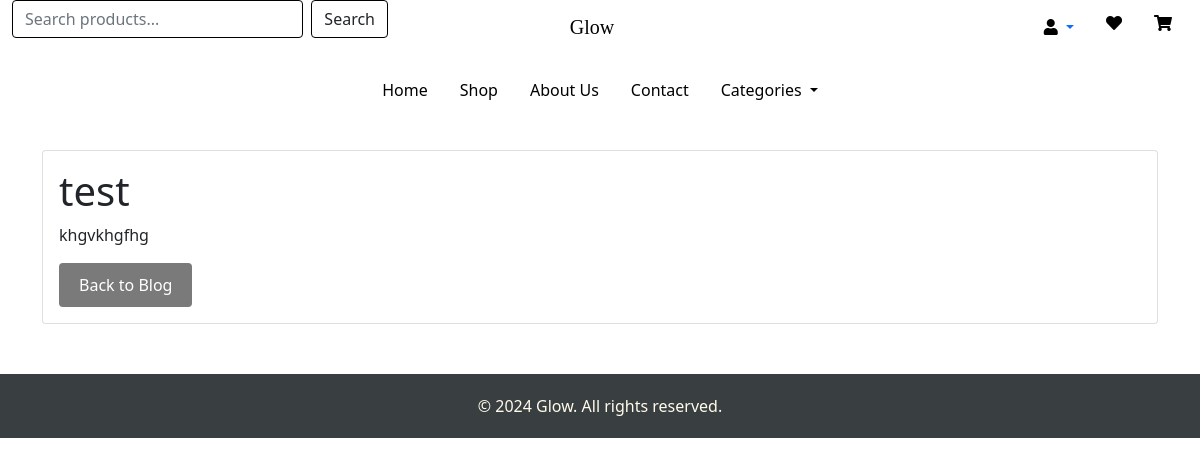
/post/1/, run on an earlier commit of the app's database.
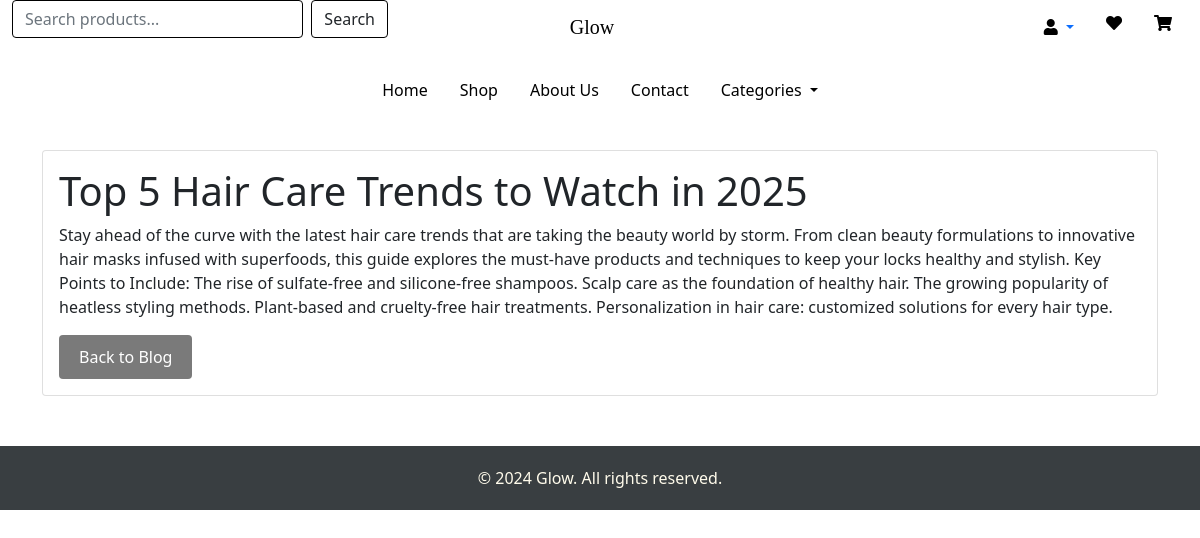
And on a later commit of the database.
### home/models.py (models this page shows, shortened)
class Post(models.Model):
    title = models.CharField(max_length=200)
    content = models.TextField()
    created_at = models.DateTimeField(auto_now_add=True)

### home/views.py (the view)
# urls.py: path('post/<int:pk>/', views.PostDetailView.as_view(), name='post_detail'),
class PostDetailView(DetailView):
    model = Post
    template_name = 'home/post_detail.html'  # A new template for the detailed view
    context_object_name = 'post'

### home/templates/home/post_detail.html (shortened to what this page needs)
{% extends "base.html" %}
{% block content %}
    <div class="container mt-4 mb-4">
        <div class="card">
            <div class="card-body">
                <h1 class="card-title">{{ post.title }}</h1>
                <p class="card-text">{{ post.content }}</p>
                <a href="{% url 'post_list' %}" class="btn btn-secondary">Back to Blog</a>
            </div>
        </div>
    </div>
{% endblock %}

What changed in the data, as far as the page shows it:
changed Post: title "test" → "Top 5 Hair Care Trends to Watch in 2025"; content "khgvkhgfhg" → "Stay ahead of the curve with the latest hair care trends that are taking the beauty world by storm. From clean beauty formulations to innovative hair masks infused with superfoods, this guide explores the must-have products and techniques to keep your locks healthy and stylish. Key Points to Include: The rise of sulfate-free and silicone-free shampoos. Scalp care as the foundation of healthy hair. The growing popularity of heatless styling methods. Plant-based and cruelty-free hair treatments. Personalization in hair care: customized solutions for every hair type."
